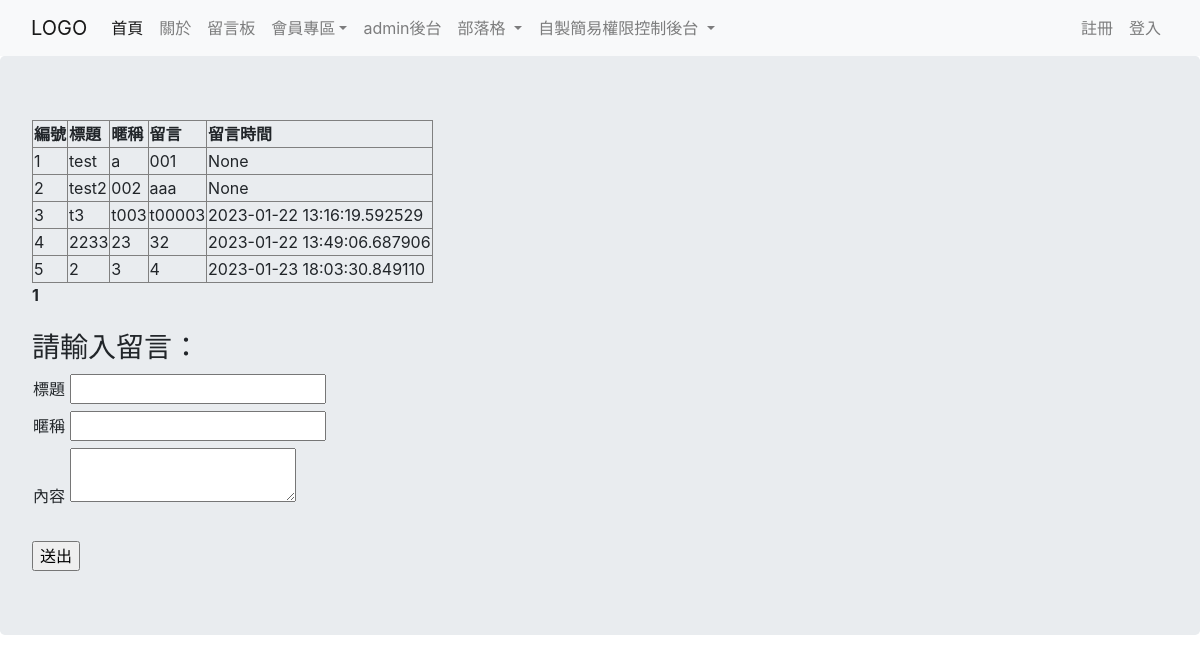
The app's page /message, older data.
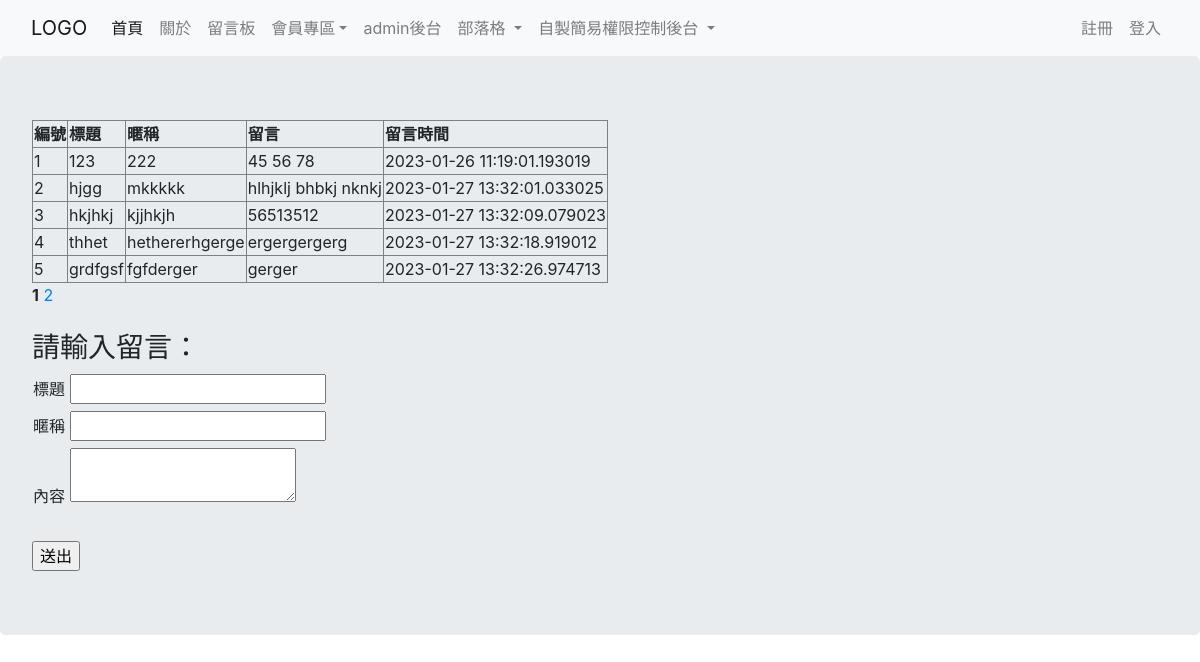
The same page, newer data.
### newproject/models.py (models this page shows, shortened)
class message_board(db.Model):
    __tablename__ = 'message_board'
    mb_id       = db.Column(db.Integer, primary_key = True)
    mb_title    = db.Column(db.String(64), unique=True, index=True)
    mb_username = db.Column(db.String(64), index=True)
    mb_message = db.Column(db.String(300))
    mb_data = db.Column(db.DateTime, default=datetime.utcnow)

### app.py (the view, shortened to what this page needs)
@app.route('/message',methods=['POST','GET'])
@app.route('/message/<int:page>/',methods=['POST','GET'])
def mb_message(page=1):
    form = messageForm()
    posts=message_board.query.filter_by().paginate(page=page,per_page=5)
    return render_template('base_message.html',form=form,posts=posts)

### newproject/forms.py
class messageForm(FlaskForm):
    mb_title = StringField('標題', validators=[DataRequired()])
    mb_username = StringField('暱稱',validators=[DataRequired()])
    mb_message = TextAreaField('內容',validators=[DataRequired()])
    submit = SubmitField('送出')

### newproject/templates/base_message.html (shortened to what this page needs)
{% extends "base.html" %}
{% block main %}
<div class="jumbotron">
  <div>
  <table border="1" method='post'>
    <thead>
      <tr>
        <th>編號</th>
        <th>標題</th>
        <th>暱稱</th>
        <th>留言</th>
        <th>留言時間</th>
      </tr>
    </thead>
    <tbody>
      {% for item in posts%}
      <tr>
        <td>{{item.mb_id}}</td>
        <td>{{item.mb_title}}</td>
        <td>{{item.mb_username}}</td>
        <td>{{item.mb_message}}</td>
        <td>{{item.mb_data}}</td>
      </tr>
      {% endfor %}
    </tbody>
  </table>
  </div>
<div class="post-paginate">
  {% for page in posts.iter_pages() %}
  {% if page %}
    {% if page != posts.page %}
      <a href="{{ url_for('mb_message', page=page) }}">{{ page }}</a>
    {% else %}
      <strong>{{ page }}</strong>
    {% endif %}
  {% else %}
    <span class=ellipsis>…</span>
  {% endif %}
{% endfor %}
</div>
  <br>
  <div><h3>請輸入留言：</h3></div>
    <div>
    <form method="POST">
        <table>
        <tr><td>{{ form.mb_title.label }} {{ form.mb_title}}</td></tr>
        <tr><td>{{ form.mb_username.label }} {{ form.mb_username }}</td></tr>
        <tr><td>{{ form.mb_message.label }} {{ form.mb_message }}</td></tr>
        </table>
        <br>
        <div>
          {{form.submit}}
        </div>
        </form>
    </div>
  </div>
{% endblock %}

Row changes from the older to the newer data that the page shows:
changed message_board id 1: mb_title "test" → "123"; mb_username "a" → "222"; mb_message "001" → "45 56 78"; mb_data "None" → "2023-01-26 11:19:01.193019"
changed message_board id 2: mb_title "test2" → "hjgg"; mb_username "002" → "mkkkkk"; mb_message "aaa" → "hlhjklj bhbkj nknkj"; mb_data "None" → "2023-01-27 13:32:01.033025"
changed message_board id 3: mb_title "t3" → "hkjhkj"; mb_username "t003" → "kjjhkjh"; mb_message "t00003" → "56513512"; mb_data "2023-01-22 13:16:19.592529" → "2023-01-27 13:32:09.079023"
changed message_board id 4: mb_title "2233" → "thhet"; mb_username "23" → "hethererhgerge"; mb_message "32" → "ergergergerg"; mb_data "2023-01-22 13:49:06.687906" → "2023-01-27 13:32:18.919012"
changed message_board id 5: mb_title "2" → "grdfgsf"; mb_username "3" → "fgfderger"; mb_message "4" → "gerger"; mb_data "2023-01-23 18:03:30.849110" → "2023-01-27 13:32:26.974713"
Text that changed along with them:
new list line: "2"
